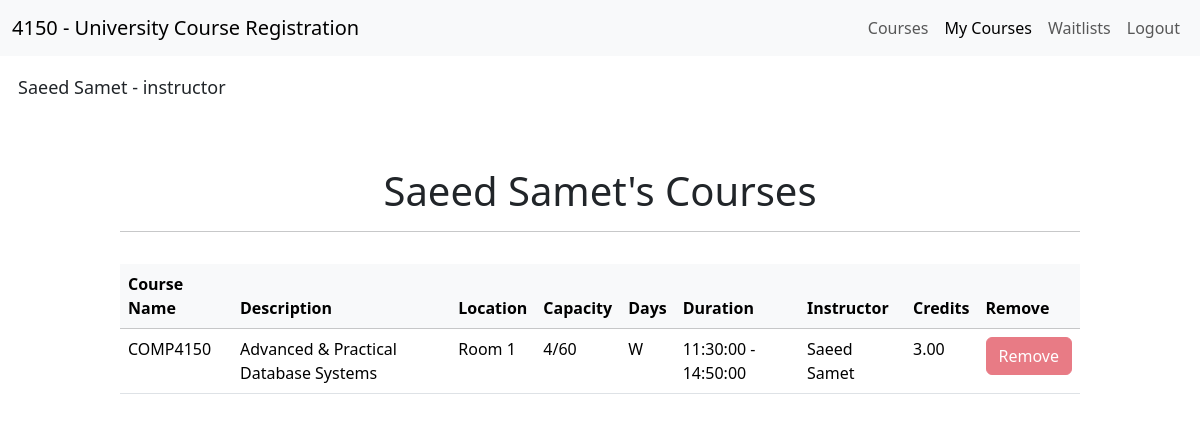
The page /mycourses.php (signed in) on the database its author committed.
### tables this page shows
CREATE TABLE Sections(
    section_id INT PRIMARY KEY AUTO_INCREMENT,
    instructor_id INT,
    course_id INT NOT NULL,
    location VARCHAR(100) NOT NULL,
    semester VARCHAR(10) NOT NULL,
    capacity INT NOT NULL,
    start_time TIME NOT NULL,
    end_time TIME NOT NULL,
    days VARCHAR(3) NOT NULL,
    FOREIGN KEY (instructor_id) REFERENCES Instructors(instructor_id) ON DELETE SET NULL,
    FOREIGN KEY (course_id) REFERENCES Courses(course_id) ON DELETE CASCADE
);

CREATE TABLE Courses (
    course_id INT PRIMARY KEY AUTO_INCREMENT,
    course_description VARCHAR(255) NOT NULL,
    course_name VARCHAR(100) NOT NULL UNIQUE,
    credits DECIMAL(3,2) NOT NULL CHECK(credits <= 3.00)
);

### mycourses.php (the view, shortened to what this page needs)
<?php
  require_once("./db.php");
?>
<!DOCTYPE html>
<html lang="en">
<head>
  <link href="https://cdn.jsdelivr.net/npm/bootstrap@5.3.8/dist/css/bootstrap.min.css" rel="stylesheet">
  <link rel="stylesheet" href="./css/mycourses.css">
</head>
<?php
    $user_id = $_SESSION['user_id'];
    if($_SESSION['role'] == 'student'){
        $stmt = "CALL GetCoursesByStudentID($user_id);";
        $result = $conn->query($stmt);
    }
    else if($_SESSION['role'] == 'instructor'){
        $stmt = "CALL GetCoursesByInstructorID($user_id);";
        $result = $conn->query($stmt);
    }
?>
<body>
  <?php require_once('./templates/header.php'); ?>
    <div class="name-container">
    <?php echo "<p>" . $_SESSION['first_name'] . " " . $_SESSION["last_name"] . " - " . $_SESSION['role'] . "</p>";?>
  </div>
  <div class="wrapper-container">
    <div class="title-container">
      <?php echo "<h1>" . $_SESSION['first_name'] . " " . $_SESSION['last_name'] . "'s " . " Courses";?>
      <hr>
    </div>
    <div class="table-container">
    <table class="table table-hover" id="classTable">
      <thead class="table-light">
        <tr>
          <th scope="col">Course Name</th>
          <th scope="col">Description</th>
          <th scope="col">Location</th>
          <th scope="col">Capacity</th>
          <th scope="col">Days</th>
          <th scope="col">Duration</th>
          <th scope="col">Instructor</th>
          <th scope="col">Credits</th>
          <th scope="col">Remove</th>
        </tr>
      </thead>
      <tbody>
        <?php if ($result->num_rows > 0): ?>
          <?php while ($row = $result->fetch_assoc()): ?>
              <tr>
                <td><?php echo $row['course_name']; ?></td>
                <td><?php echo $row['course_description']; ?></td>
                <td><?php echo $row['location']; ?></td>
                <td><?php echo $row['capacity']; ?></td>
                <td><?php echo $row['days']; ?></td>
                <td><?php echo $row['duration']; ?></td>
                <td><?php echo $row['instructor_name']; ?></td>
                <td><?php echo $row['credits']; ?></td>
                <td><form action="mycourses.php" method="post">
                  <button type="submit" class="btn btn-danger" <?php if($_SESSION['role'] != 'student'){echo "disabled";}?>>Remove</button>
                </form></td>
              </tr>
          <?php endwhile; ?>
        <?php else: ?>
          <tr>
              <td colspan="9" class="text-center text-danger">No class sections found.</td>
          </tr>
      <?php endif; ?>
      </tbody>
    </table>
  </div>
</div>
</body>

### css/mycourses.css (style rules this page uses)
.name-container { margin: 1em; font-size: large; }
.wrapper-container { display: flex; flex-direction: column; align-items: center; }
.title-container { width: 80%; margin-top: 3em; margin-bottom: 1em; text-align: center; }
.table-container { width: 80%; }

### rows shown on the page
sections: course.course_name "COMP4150", course.course_description "Advanced & Practical Database Systems", location "Room 1", capacity "4/60", days "W", duration "11:30:00 - 14:50:00", instructor_name "Saeed Samet", course.credits "3.00"

### other values the page prints
$_SESSION['first_name'] "Saeed"
$_SESSION["last_name"] "Samet"
$_SESSION['role'] "instructor"
$_SESSION['last_name'] "Samet"
